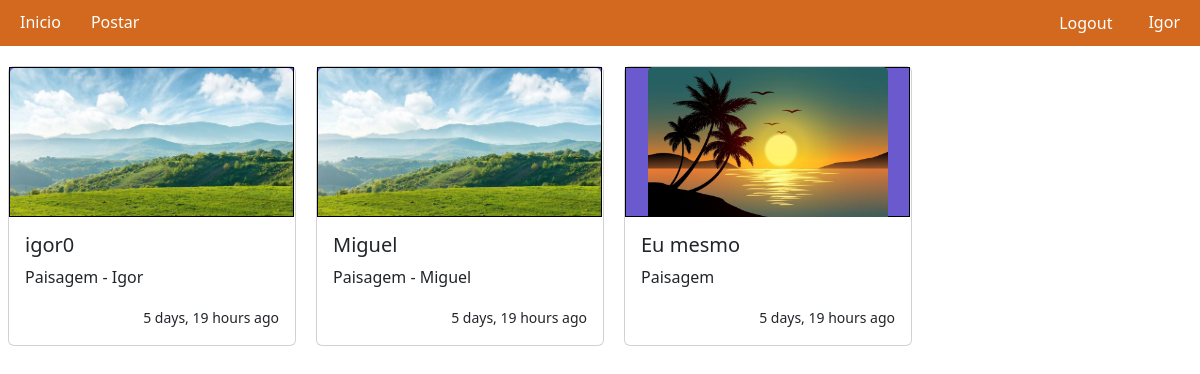
Screenshot of / (signed in) with the database file from the repository.
### app/models.py (models this page shows)
class Post(models.Model):
    autor = models.ForeignKey(
        to = User,
        on_delete = models.SET_NULL,
        null=True
    )
    imagem = models.ImageField(upload_to='posts')
    conteudo = models.TextField()
    data_postagem = models.DateTimeField(auto_now_add = True)
    aprovado = models.BooleanField(default=False)

### app/views.py (the view)
# urls.py: path('', views.inicio, name='inicio'),
def inicio(request):
    posts = Post.objects.filter(aprovado = True)
    return render(request, 'inicio.html', {
        'posts': posts
    })

### app/templates/inicio.html
{% extends "base.html" %}
{% load humanize %}
{% block conteudo %}
<div id="posts" class="row">
{% for post in posts %}
  <div class="card" style="width: 18rem;">
    <div class="img" style="display: flex;align-items: center;justify-content: center; border: 1px solid black; background-color: slateblue;"><img src="/media/{{post.imagem}}" class="card-img-top" style="width:fit-content;">
  </div>
  <div class="card-body">
    <h5 class="card-title">{% if post.autor == user  %}Eu mesmo{% else %}{{post.autor}}{% endif %}</h5>
    <p class="card-text">{{post.conteudo}}</p>
    <p class="card-text" style="text-align: right;"><small>{{post.data_postagem|naturaltime}}</small></p>
  </div>
</div>
{% endfor %}
</div>
{% endblock conteudo %}

### templates/navbar.html (shortened to what this page needs)
<nav>
    <div style="margin:5px">
        <a href="{% url 'inicio' %}">Inicio</a>
        <a href="{% url 'postar' %}">Postar</a>
    </div>
    <div style="margin:5px">
        {% if user.is_authenticated %}
        <form action=" {% url "logout" %} " method="post">
            <input type="submit" value="Logout" class="bg-transparent border-0 text-white">
        </form>
        <a href="#">{{ user }}</a>
        {% else %}
        <a href="{% url "login" %}">Login</a>
        <a href="{% url "signup" %}">Cadastro</a>
        {% endif %}
    </div>
</nav>

### static/estilo.css (style rules this page uses)
nav { display: flex; justify-content: space-between; background-color: chocolate; width: 100%; }
nav>div { display: flex; flex-direction: row; }
nav a,nav form { color: white; transition: all 0.6s; text-decoration: none; padding: 5px; margin: 0 10px; }
#posts { gap: 20px; }
.card { padding: 0; width: 350px; }
.card .img { max-width: 285px; height: 150px; }
.card > .img > img { max-width: 100%; max-height: 150px; }

### rows the page displays
Post: imagem (picture), autor "igor0", conteudo "Paisagem - Igor", data_postagem "5 days, 19 hours ago"
Post: imagem (picture), autor "Miguel", conteudo "Paisagem - Miguel", data_postagem "5 days, 19 hours ago"
Post: imagem (picture), shows "Eu mesmo", conteudo "Paisagem", data_postagem "5 days, 19 hours ago"

### other values shown
{{ user }} "Igor"
